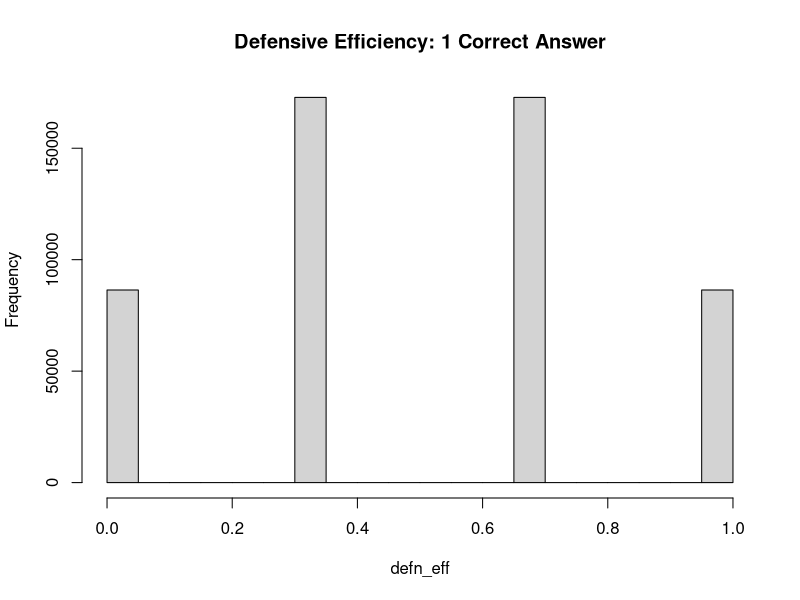
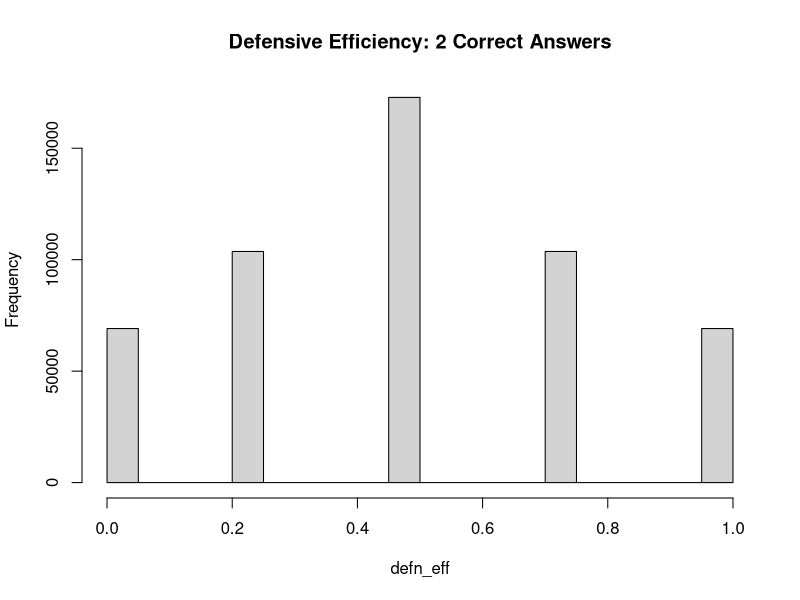
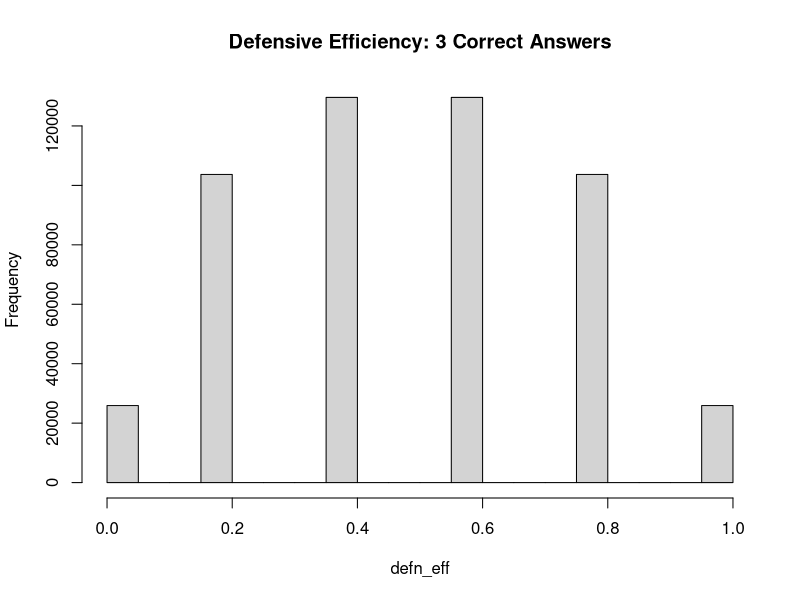
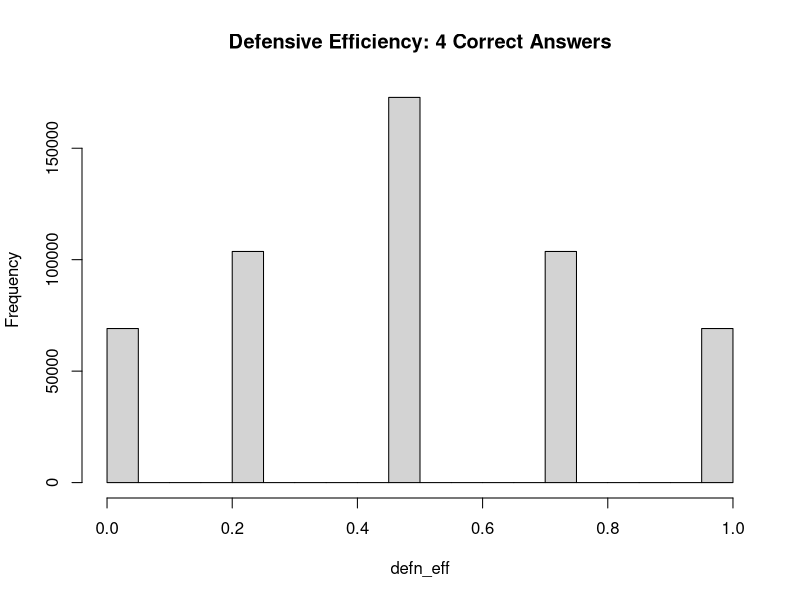
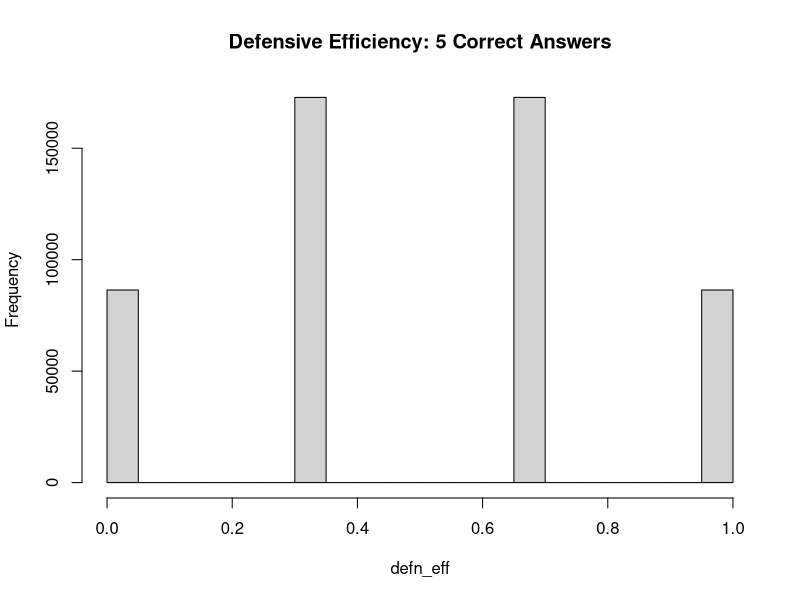

The R source for these figures, in order:
# https://thefiddler.substack.com/p/can-you-defend-your-trivia-knowledge

library(combinat)
library(purrr)


grid_expander <- function(vect_1, vect_2) {
  require(combinat)

  perm_1 <- permn(vect_1) # Them
  perm_2 <- permn(vect_2) # Us
  
  expanded_df <- expand.grid(perm_1, perm_2) 

  return(expanded_df)
}


trivia_scorer <- function(list_1, list_2) {
  v1 <- unlist(list_1) # Them (Boolean)
  v2 <- unlist(list_2) # Us (Integer)
  
  scores_1 <- v2[v1]
  scores_2 <- sum(scores_1)

  return(scores_2)
}


points <- c(0, 1, 1, 2, 2, 3)

questions <- length(points)
threshold <- 1/2

correct_set <- 1:(questions - 1)
wins <- 0
games <- 0

for (correct in correct_set) {
  incorrect <- questions - correct
  v <- c(rep(TRUE, correct), rep(FALSE, incorrect) )
  
  combo_df <- grid_expander(v, points) 
  
  scores <- map2_int(combo_df[,1], combo_df[,2], ~trivia_scorer(.x, .y) )

  least <- sum(head(points, correct) )
  most <- sum(tail(points, correct) )
  nums <- most - scores
  denom <- most - least  

  defn_eff <- nums / denom
  temp_wins <- sum(defn_eff > threshold)
  temp_games <-  nrow(combo_df)
  
  wins <- wins + temp_wins
  games <- games + temp_games
  
  update <- paste(correct, max(correct_set), sep = " / ") 
  print(update)
  
  title_helper <- ifelse(correct == 1 , "Correct Answer", "Correct Answers")
  hist(defn_eff, main = paste("Defensive Efficiency:" , correct,  title_helper) )
}

rm(correct, incorrect, questions, threshold)
rm(v, points, combo_df)
rm(scores, defn_eff)
rm(temp_wins, temp_games, correct_set)
rm(most, least, nums, denom, update, title_helper)

xc_soln <- wins / games
sprintf("%1.3f%%", xc_soln*100) 
# 43.333%

# https://thefiddler.substack.com/p/how-many-rabbits-can-you-pull-out
